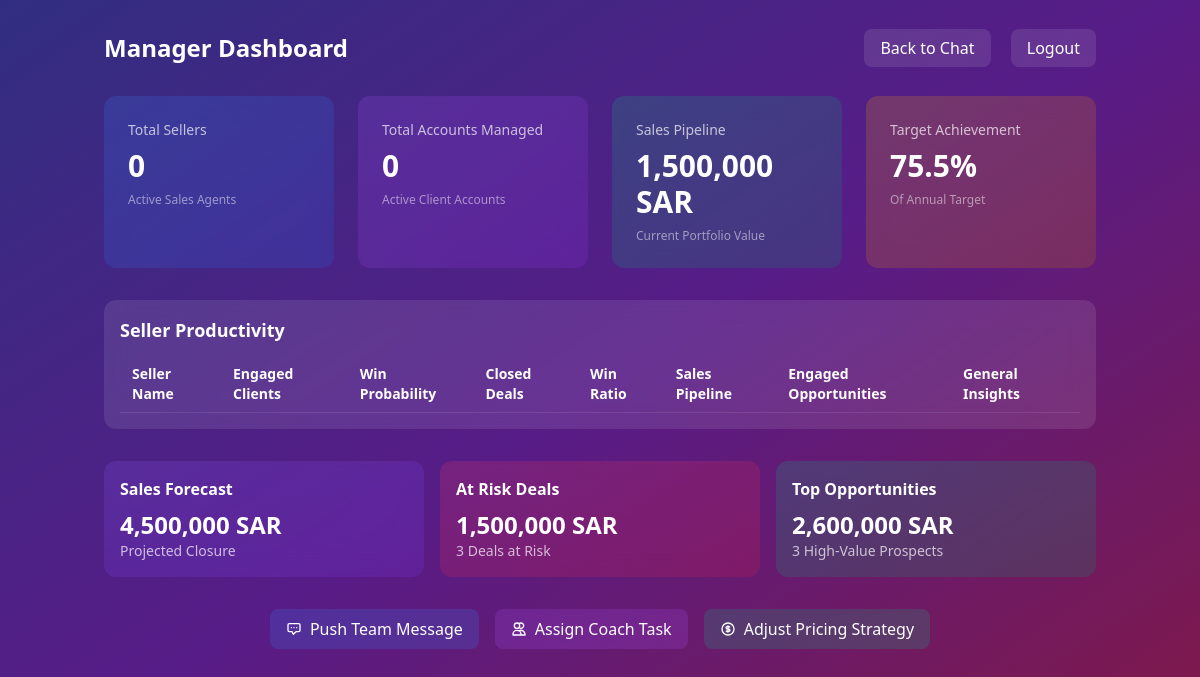
/manager/dashboard (signed in), run on an earlier commit of the app's database.
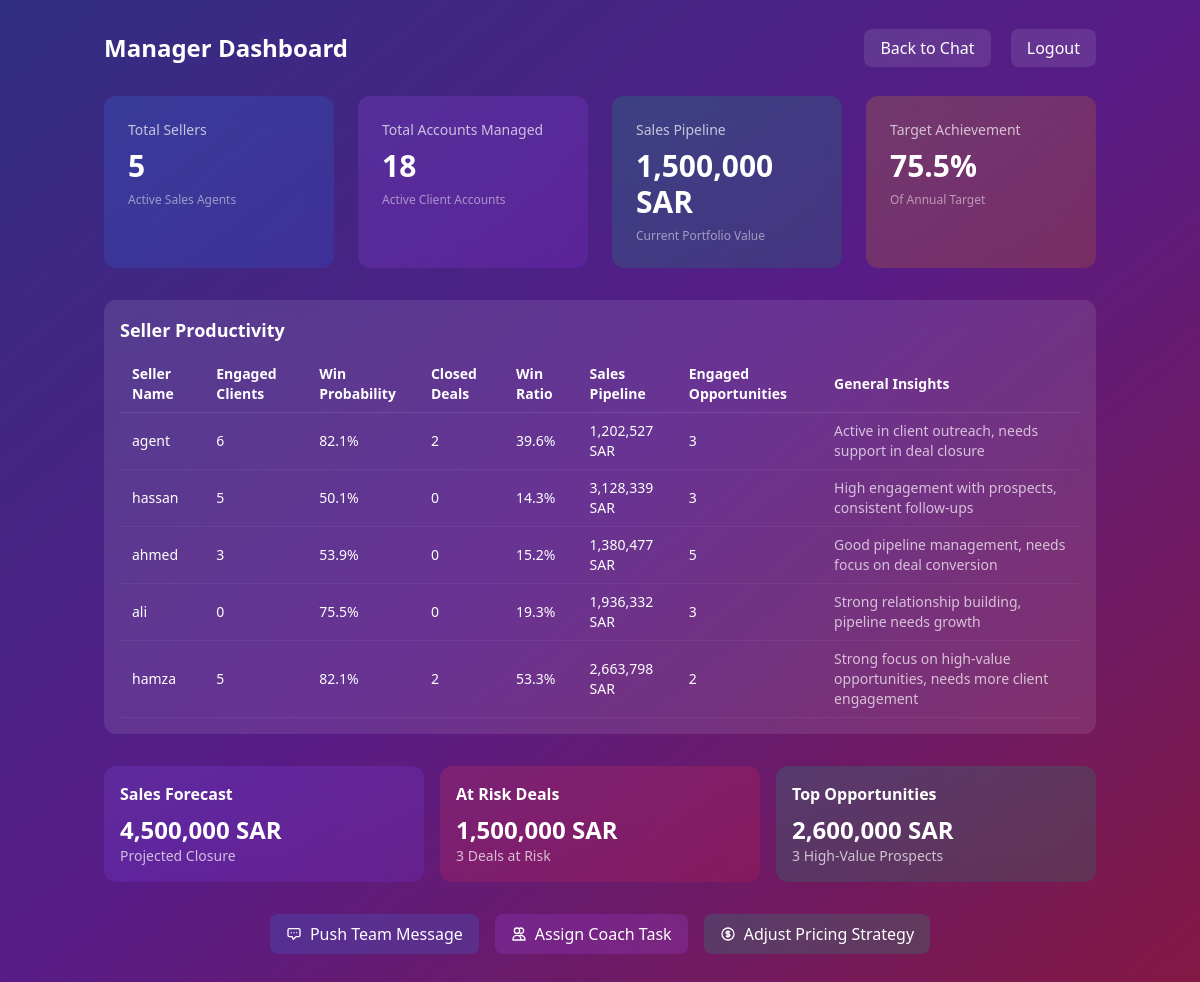
And on a later commit of the database.
### models.py (models this page shows, shortened)
class User(UserMixin, db.Model):
    id = db.Column(db.Integer, primary_key=True)
    username = db.Column(db.String(80), unique=True, nullable=False)
    password_hash = db.Column(db.String(1000), nullable=False)
    role = db.Column(db.String(20), nullable=False)
    manager_id = db.Column(db.Integer, db.ForeignKey('user.id'), nullable=True)
    manager = db.relationship('User', remote_side=[id], backref='managed_users')

### app.py (the view)
    @login_required
    def decorated_view(*args, **kwargs):
        if current_user.role not in ['manager', 'smeleader']:
            flash('Access denied: You do not have permission to access this page.')
            return redirect(url_for('home'))
        return f(*args, **kwargs)

### app.py (called while the page is built)
@login_manager.user_loader
def load_user(user_id):
    return db.session.get(User, int(user_id))

def management_required(f):
    @login_required
    def decorated_view(*args, **kwargs):
        if current_user.role not in ['manager', 'smeleader']:
            flash('Access denied: You do not have permission to access this page.')
            return redirect(url_for('home'))
        return f(*args, **kwargs)
    decorated_view.__name__ = f.__name__
    return decorated_view

@app.route('/manager/dashboard')
@management_required
def manager_dashboard():
    agent_stats = get_sales_agents_client_stats()
    dashboard_summary = get_dashboard_summary()
    productivity_data = get_seller_productivity()
    predictions_data = get_predictions_data()
    return render_template('manager_dashboard.html',
                         agent_stats=agent_stats,
                         dashboard_summary=dashboard_summary,
                         productivity_data=productivity_data,
                         predictions_data=predictions_data)

### dashboard/stats.py (called while the page is built)
def get_total_sellers():
    return User.query.filter_by(role='salesagent').count()

### templates/manager_dashboard.html (shortened to what the changed rows need)
<!DOCTYPE html>
<html lang="en">
<head>
    <script src="https://cdn.tailwindcss.com"></script>
    </head>
<body class="min-h-screen bg-gradient-to-br from-indigo-900 via-purple-900 to-pink-900 text-white">
    <div class="container mx-auto px-4 py-8">
        <div class="flex justify-between items-center mb-8">
            <h1 class="text-2xl font-bold">Manager Dashboard</h1>
        </div>
        <div class="grid grid-cols-1 sm:grid-cols-2 lg:grid-cols-4 gap-6 mb-8">
            <div class="bg-gradient-to-br from-blue-500/20 to-blue-600/20 rounded-xl p-6 backdrop-blur-md">
                <div class="flex flex-col">
                    <div class="text-white/70 text-sm font-medium mb-2">Total Sellers</div>
                    <div class="text-3xl font-bold">{{ dashboard_summary.total_sellers }}</div>
                    <div class="mt-2 text-xs text-white/50">Active Sales Agents</div>
                </div>
            </div>
            <div class="bg-gradient-to-br from-purple-500/20 to-purple-600/20 rounded-xl p-6 backdrop-blur-md">
                <div class="flex flex-col">
                    <div class="text-white/70 text-sm font-medium mb-2">Total Accounts Managed</div>
                    <div class="text-3xl font-bold">{{ dashboard_summary.total_accounts }}</div>
                    <div class="mt-2 text-xs text-white/50">Active Client Accounts</div>
                </div>
            </div>
        </div>
        <div class="bg-white/10 rounded-xl p-4 backdrop-blur-md mb-8">
            <h2 class="text-lg font-semibold mb-3">Seller Productivity</h2>
            <div class="overflow-x-auto">
                <table class="w-full text-sm">
                    <thead>
                        <tr class="text-left border-b border-white/10">
                            <th class="py-2 px-3 font-semibold">Seller Name</th>
                            <th class="py-2 px-3 font-semibold">Engaged Clients</th>
                            <th class="py-2 px-3 font-semibold">Win Probability</th>
                            <th class="py-2 px-3 font-semibold">Closed Deals</th>
                            <th class="py-2 px-3 font-semibold">Win Ratio</th>
                            <th class="py-2 px-3 font-semibold">Sales Pipeline</th>
                            <th class="py-2 px-3 font-semibold">Engaged Opportunities</th>
                            <th class="py-2 px-3 font-semibold">General Insights</th>
                        </tr>
                    </thead>
                    <tbody>
                        {% for seller in productivity_data %}
                        <tr class="border-b border-white/5 hover:bg-white/5">
                            <td class="py-2 px-3">{{ seller.seller_name }}</td>
                            <td class="py-2 px-3">{{ seller.engaged_clients }}</td>
                            <td class="py-2 px-3">{{ seller.win_probability }}</td>
                            <td class="py-2 px-3">{{ seller.closed_deals }}</td>
                            <td class="py-2 px-3">{{ seller.win_ratio }}</td>
                            <td class="py-2 px-3">{{ "{:,.0f}".format(seller.sales_pipeline) }} SAR</td>
                            <td class="py-2 px-3">{{ seller.engaged_opportunities }}</td>
                            <td class="py-2 px-3 text-white/70">{{ seller.general_insights }}</td>
                        </tr>
                        {% endfor %}
                    </tbody>
                </table>
            </div>
        </div>
    </div>
</body>
</html>

What changed in the data, as far as the page shows it:
added User: seller_name "agent", engaged_clients "6", win_probability "82.1%", closed_deals "2", win_ratio "39.6%", sales_pipeline "1,202,527", engaged_opportunities "3", general_insights "Active in client outreach, needs support in deal closure"
added User: seller_name "hassan", engaged_clients "5", win_probability "50.1%", closed_deals "0", win_ratio "14.3%", sales_pipeline "3,128,339", engaged_opportunities "3", general_insights "High engagement with prospects, consistent follow-ups"
added User: seller_name "ahmed", engaged_clients "3", win_probability "53.9%", closed_deals "0", win_ratio "15.2%", sales_pipeline "1,380,477", engaged_opportunities "5", general_insights "Good pipeline management, needs focus on deal conversion"
added User: seller_name "ali", engaged_clients "0", win_probability "75.5%", closed_deals "0", win_ratio "19.3%", sales_pipeline "1,936,332", engaged_opportunities "3", general_insights "Strong relationship building, pipeline needs growth"
added User: seller_name "hamza", engaged_clients "5", win_probability "82.1%", closed_deals "2", win_ratio "53.3%", sales_pipeline "2,663,798", engaged_opportunities "2", general_insights "Strong focus on high-value opportunities, needs more client engagement"
Also different on the page:
{{ dashboard_summary.total_sellers }}: "0" → "5"
{{ dashboard_summary.total_accounts }}: "0" → "18"
